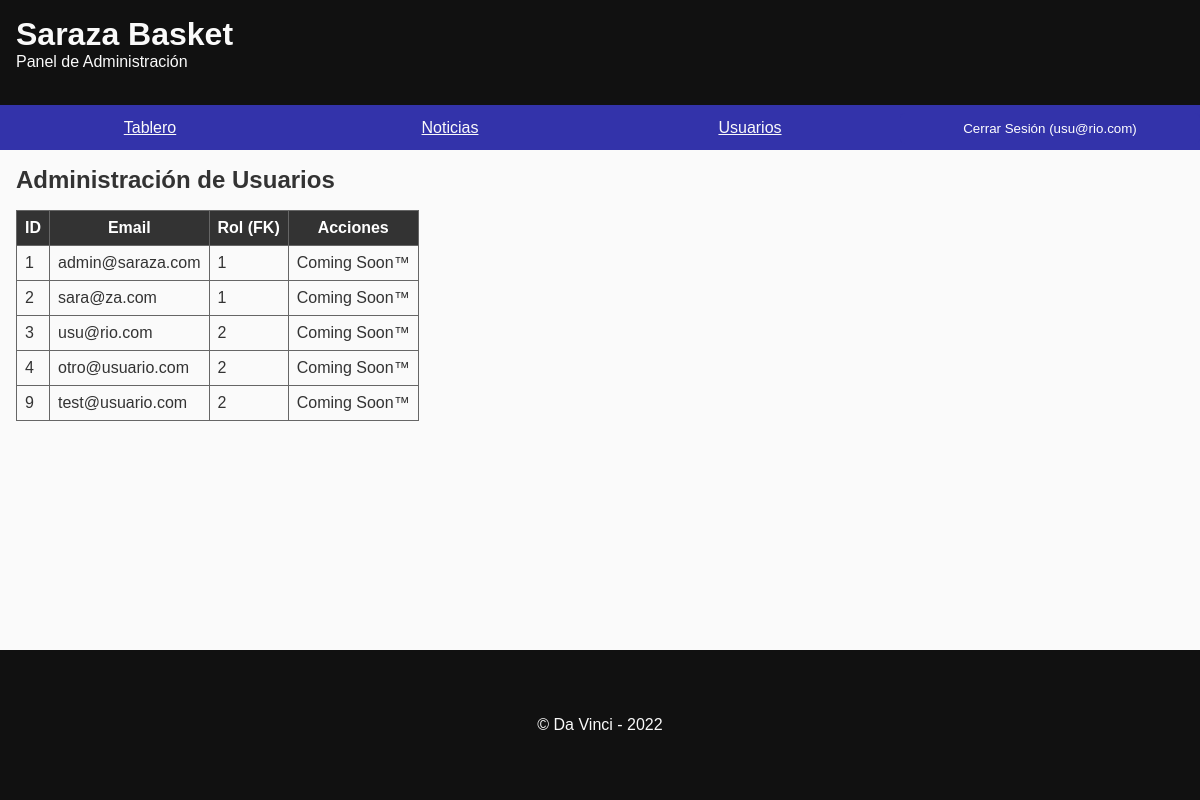
The page /noticias/final/admin/index.php?s=usuarios (signed in) on the database its author committed.
### tables this page shows
CREATE TABLE `usuarios` (
  `usuario_id` int(10) UNSIGNED NOT NULL,
  `rol_fk` tinyint(3) UNSIGNED NOT NULL,
  `email` varchar(255) NOT NULL,
  `password` varchar(255) NOT NULL,
  `username` varchar(60) DEFAULT NULL
);

### noticias/final/bootstrap/autoload.php (called while the page is built, shortened)
<?php
spl_autoload_register(function(string $className) {
	$classesDir = __DIR__ . '/..';
	$classPath = str_replace('DaVinci', 'classes', $className);
	$classPath = $classesDir . '/' . $classPath . '.php';
});

### noticias/final/classes/Auth/Auth.php (called while the page is built, shortened)
<?php
class Auth
{
	private ?Usuario $usuario = null;
	public function autenticado(): bool
	{
		return isset($_SESSION['usuario_id']);
	}
	public function getUsuario(): ?Usuario
	{
		if(!$this->usuario) {
			$this->usuario = (new Usuario)->traerPorId($_SESSION['usuario_id']);
		}
		return $this->usuario;
	}
}

### noticias/final/classes/Models/Modelo.php (called while the page is built, shortened)
<?php
class Modelo
{
	protected string $table = "";
	protected string $primaryKey = "";
	public function todo(): array
	{
		$db = DB::getConexion();
		$query = "SELECT * FROM " . $this->table;
		$stmt = $db->prepare($query);
		$stmt->execute();
		$stmt->setFetchMode(PDO::FETCH_CLASS, static::class);
		return $stmt->fetchAll();
	}
	public function traerPorId(int $id): self|null
	{
		$db = DB::getConexion();
		$query = "SELECT * FROM " . $this->table . "
				WHERE " . $this->primaryKey . " = ?";
		$stmt = $db->prepare($query);
		$stmt->execute([$id]);
		$stmt->setFetchMode(PDO::FETCH_CLASS, static::class);
		$obj = $stmt->fetch();
		return $obj;
	}
}

### noticias/final/classes/Models/Usuario.php (called while the page is built, shortened)
<?php
class Usuario extends Modelo
{
	private int $usuario_id;
	private int $rol_fk;
	private string $email;
	public function getUsuarioId(): int
	{
		return $this->usuario_id;
	}
	public function getRolFk(): int
	{
		return $this->rol_fk;
	}
	public function getEmail(): string
	{
		return $this->email;
	}
}

### noticias/final/admin/views/usuarios.php (the view, shortened to what this page needs)
<?php
$usuarios = (new Usuario)->todo();
?>
<section class="container">
	<h1 class="mb-1">Administración de Usuarios</h1>
	<table class="table">
		<thead>
			<tr>
				<th>ID</th>
				<th>Email</th>
				<th>Rol (FK)</th>
				<th>Acciones</th>
			</tr>
		</thead>
		<tbody>
			<?php
			foreach($usuarios as $usuario):
			?>
			<tr>
				<td><?= $usuario->getUsuarioId();?></td>
				<td><?= $usuario->getEmail();?></td>
				<td><?= $usuario->getRolFk();?></td>
				<td>Coming Soon&trade;</td>
			</tr>
			<?php
			endforeach;
			?>
		</tbody>
	</table>
</section>

### noticias/final/admin/index.php (shortened to what this page needs)
<?php
$view = $_GET['s'] ?? 'dashboard';
$auth = new Auth;
?>
<!DOCTYPE html>
<html lang="es">
<head>
    <link rel="stylesheet" href="../css/estilos.css">
</head>
<body>
    <header id="main-header">
        <p class="brand">Saraza Basket</p>
        <p>Panel de Administración</p>
    </header>
    <nav id="main-nav">
        <div class="container-fixed">
            <?php
            if($auth->autenticado()):
            ?>
            <ul>
                <li><a href="index.php?s=dashboard">Tablero</a></li>
                <li><a href="index.php?s=noticias">Noticias</a></li>
                <li><a href="index.php?s=usuarios">Usuarios</a></li>
                <li>
                    <form action="acciones/cerrar-sesion.php" method="post">
                        <button type="submit" class="button">Cerrar Sesión (<?= $auth->getUsuario()->getEmail();?>)</button>
                    </form>
                </li>
            </ul>
            <?php
            endif;
            ?>
        </div>
    </nav>
    <main class="main-content">
        <?php
        require 'views/' . $view . '.php';
        ?>
    </main>
    <footer id="main-footer">
        <p>&copy; Da Vinci - 2022</p>
    </footer>
</body>
</html>

### noticias/final/css/estilos.css (style rules this page uses)
:root { --bg-main: #33a; --bg-nav: #336; --bg-footer: #333; --color-alert: #c00; --msg-error-text: #900; --msg-info-bg: #00a; --msg-info-text: #aaf; --msg-success-bg: #060; --msg-success-text: #cfc; }
* { margin: 0; padding: 0; -webkit-box-sizing: border-box; -moz-box-sizing: border-box; box-sizing: border-box; }
html { height: 100%; }
body { font-family: Verdana, Arial, sans-serif; display: grid; min-height: 100%; grid-template-columns: 100%; grid-template-rows: 105px 90px 1fr 150px; }
p { margin-bottom: .75rem; }
ul { margin-bottom: 1rem; }
.container, .container-full { padding: 1rem; }
.brand { margin-bottom: 0; font-size: 2rem; font-weight: 700; }
#main-header { padding: 1em; background-color: #111; color: #fafafa; }
#main-nav { background-color: var(--bg-main); }
#main-nav ul { display: flex; flex-wrap: wrap; margin-bottom: 0; list-style: none; text-align: center; }
#main-nav ul li { width: 50%; height: 45px; line-height: 45px; }
#main-nav ul li a { display: block; color: #fafafa; }
.main-content { min-height: 100%; background-color: #fafafa; color: #333; }
#main-footer { height: 150px; background-color: #111; color: #fafafa; line-height: 150px; text-align: center; }
#main-footer p { margin-bottom: 0; }
.button { width: 100%; padding: .5rem 1rem; border: 0; border-radius: 5px; background-color: var(--bg-main); color: #fff; }
.mb-1 { margin-bottom: 1rem; }
.table { border-collapse: collapse; }
.table td, .table th { padding: .5rem; border: 1px solid #666; }
.table td { vertical-align: top; }
.table thead { background-color: #333; color: #fff; }
@media all and (min-width: 41.25em) { body { grid-template-rows: 105px 45px 1fr 150px; } }
@media all and (min-width: 41.25em) { #main-nav ul li { width: 25%; } }
@media all and (min-width: 68.75em) { .main-content, #main-content-admin, .container-fixed { max-width: 1500px; width: 100%; margin: auto; } }

### rows shown on the page
usuarios: email "usu@rio.com", usuario_id "3", rol_fk "2"
usuarios: usuario_id "1", email "admin@saraza.com", rol_fk "1"
usuarios: usuario_id "2", email "sara@za.com", rol_fk "1"
usuarios: usuario_id "4", email "otro@usuario.com", rol_fk "2"
usuarios: usuario_id "9", email "test@usuario.com", rol_fk "2"
